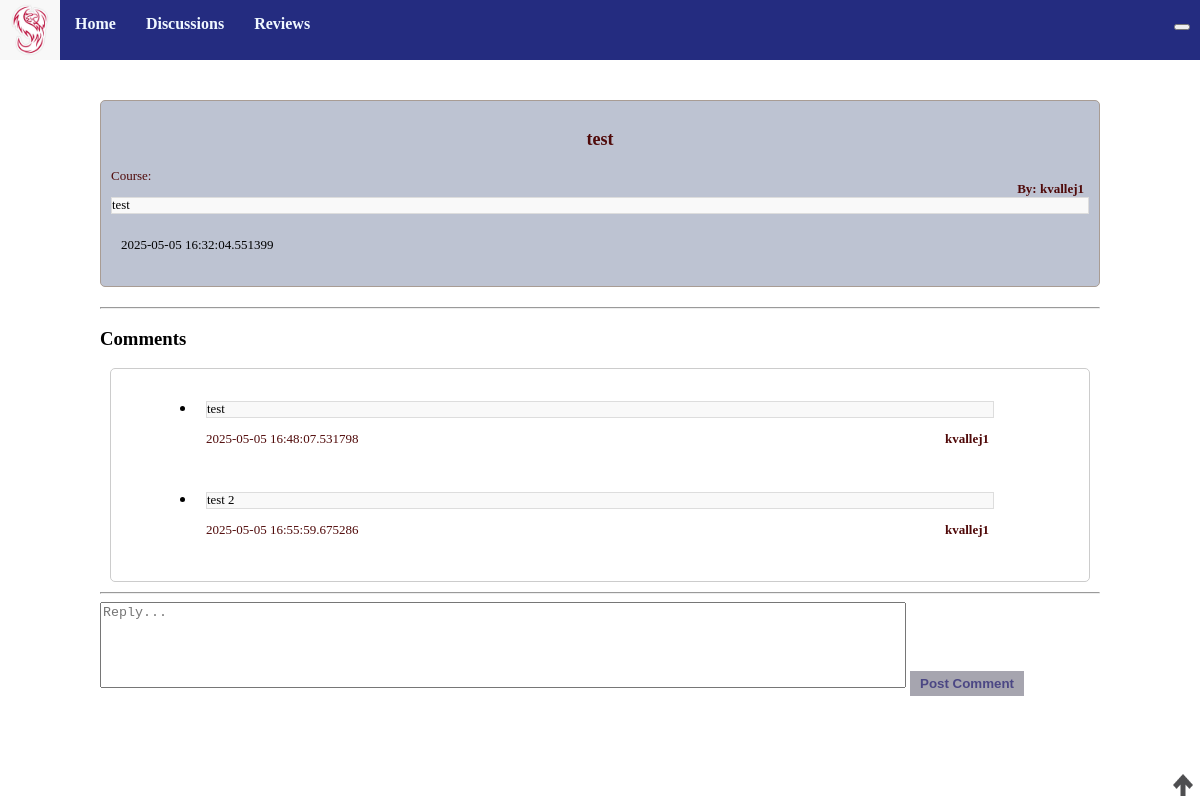
The page /discussion/3 on the database its author committed.
### models.py (models this page shows, shortened)
class Discussion(db.Model):
    id = db.Column(db.Integer, primary_key=True)
    title = db.Column(db.String(255), nullable=False)
    content = db.Column(db.Text, nullable=False)
    created_at = db.Column(db.DateTime, default=db.func.current_timestamp())
    course = db.Column(db.Text)
    author = db.Column(db.Text, nullable=False)
    comments = db.relationship('Comment', backref='discussion', cascade="all, delete-orphan", lazy=True)
    up_votes = db.Column(db.Integer, default = 0)
    def __repr__(self) -> str:
        string = f"ID: {self.id}, Title: {self.title}, Content: {self.content}, Created_At: {self.created_at}, Course: {self.course}, Author: {self.author}, Upvotes: {self.up_votes}"
        return string

class Comment(db.Model):
     id = db.Column(db.Integer, primary_key=True)
     discussion_id = db.Column(db.Integer, db.ForeignKey('discussion.id'))
     review_id = db.Column(db.Integer, db.ForeignKey('review.id'))
     content = db.Column(db.Text, nullable=False)
     created_at = db.Column(db.DateTime, default=db.func.current_timestamp())
     author = db.Column(db.Text, nullable=False)

### app.py (the view)
@app.route('/discussion/<int:discussion_id>')
def dis_posts(discussion_id):
    discussion = Discussion.query.get_or_404(discussion_id) # returns a 404 error if get fails
    print(discussion)
    return render_template('dis_posts.html', discussion=discussion) # return the discussion_post object

### templates/dis_posts.html (shortened to what this page needs)
{% extends "base.html" %}
{% block head %}
{{ super() }}
{% endblock %}
{%block content %}
<div class="specificpost">
    <div class="whereithappens">
        <div id="header">
            <p id="title">{{discussion.title}}</p>
            <p id="author">By: {{discussion.author}}</p>
            <p id="course">Course: {{discussion.course}}</p>
        </div>
        <p id="content">{{discussion.content}}</p>
        <div id="information">
            <div class="upvote-count">
                <img id="{{discussion.id}}" onclick="upvote(this)" src="{{url_for('static',
                    filename='upvote.png')}}" class="upvote" /><img />
            </div>
            <p id="created_at">{{discussion.created_at}}</p>
        </div>
    </div>
    <hr>
    <h3>Comments</h3>
    <ul class="list-group">
        {% for comment in discussion.comments %}
        <li class="list-group-item">
            <p id="comcont">{{ comment.content }}</p>
            <p id="comauth">{{ comment.author }}</p>
            <p id="comcrea">{{ comment.created_at }}</p>
        </li>
        {% endfor %}
    </ul>
    <hr>
    <form action="{{ url_for('discussion_comment', discussion_id=discussion.id) }}" method="post" class="mt-3">
        <textarea id="commentbox" name="comment" class="form-control mb-2" placeholder="Reply..." required></textarea>
        <button type="submit" class="btn btn-secondary">Post Comment</button>
    </form>
    {% endblock %}

### static/styles/base.css (style rules this page uses)
body { margin: 0; padding: 0; }
p { font-size: 0.8em; }
.list-group { background-color: #ffffff; border: 1px solid #ccc; padding: 10px; padding-left: 75px; padding-right: 75px; margin: 10px; border-radius: 5px; }
.list-group-item { padding: 10px; margin: 10px; }
.whereithappens { padding: 10px; background-color: #bdc3d2; border: 1px solid #a89c94; margin-bottom: 20px; border-radius: 5px; font-family:montserrat; }
.specificpost { margin: 100px; }
#content { border: 1px solid #ddd; margin: auto; background-color: #f9f9f9; }
#header #title { color: rgb(80, 10, 10); font-weight: bolder; font-size: large; text-align: center; }
#header #author { color: rgb(80, 10, 10); font-weight: bold; font-size: small; margin-right: 5px; position: relative; float: right; }
#header #course { color: rgb(80, 10, 10); font-size: small; }
#information { display: grid; grid-template-columns: repeat(3, auto); padding: 5px; margin: 5px; }
#information p { font-size: small; }
#comauth { color: rgb(80, 10, 10); font-weight: bold; font-size: small; margin-right: 5px; position: relative; float: right; }
#comcont { border: 1px solid #ddd; margin: auto; background-color: #f9f9f9; }
#comcrea { color: rgb(80, 10, 10); font-size: small; }
.btn { background-color: #a6a5af; color: rgb(75, 71, 132); border: none; padding: 5px 10px; text-decoration: none; display: inline-block; font-weight: bold; }
.upvote { width: 20px; height: 22px; z-index: 50; }
.upvote-count { position: absolute; right: 7px; bottom: 0; }
#commentbox { width: 100vh; height:10vh; resize: none; }

### rows shown on the page
Discussion: title "test", author "kvallej1", content "test", created_at "2025-05-05 16:32:04.551399"
Comment: content "test", author "kvallej1", created_at "2025-05-05 16:48:07.531798"
Comment: content "test 2", author "kvallej1", created_at "2025-05-05 16:55:59.675286"
